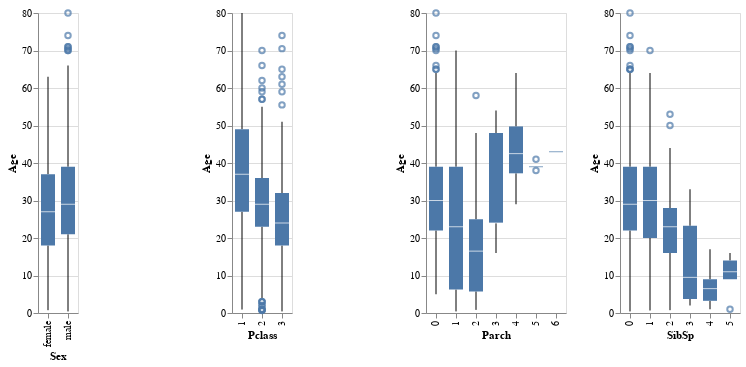

The notebook cell saved with this chart:
### Markdown cell above
We know that `Age` is an important feature but it has a few missing values. There are different methods to fill null values. Simplest one is to fill with random values using mean and standard deviation. But a better approach would be figuring out age value using its correlation with other features.

### Code cell
alt.Chart(df_train).mark_boxplot().encode(
    alt.X(alt.repeat("column")),
    y = 'Age:Q'
).repeat(
    column = ['Sex','Pclass','Parch','SibSp']
).interactive()

### Figure 1 — Vega-Lite specification as saved in the notebook (floating-point values rounded to 4 significant figures; data arrays with more than 128 entries replaced by an {"elided": "..."} marker saying what was removed)
{"config": {"view": {"continuousWidth": 400, "continuousHeight": 300}}, "repeat": {"column": ["Sex", "Pclass", "Parch", "SibSp"]}, "spec": {"data": {"name": "data-909ed6b629f4fda6f9b4a0cde029694c"}, "mark": "boxplot", "encoding": {"x": {"field": {"repeat": "column"}}, "y": {"field": "Age", "type": "quantitative"}}, "selection": {"selector008": {"type": "interval", "bind": "scales", "encodings": ["x", "y"]}}}, "$schema": "https://vega.github.io/schema/vega-lite/v4.17.0.json", "datasets": {"data-909ed6b629f4fda6f9b4a0cde029694c": {"elided": "891 records"}}}
